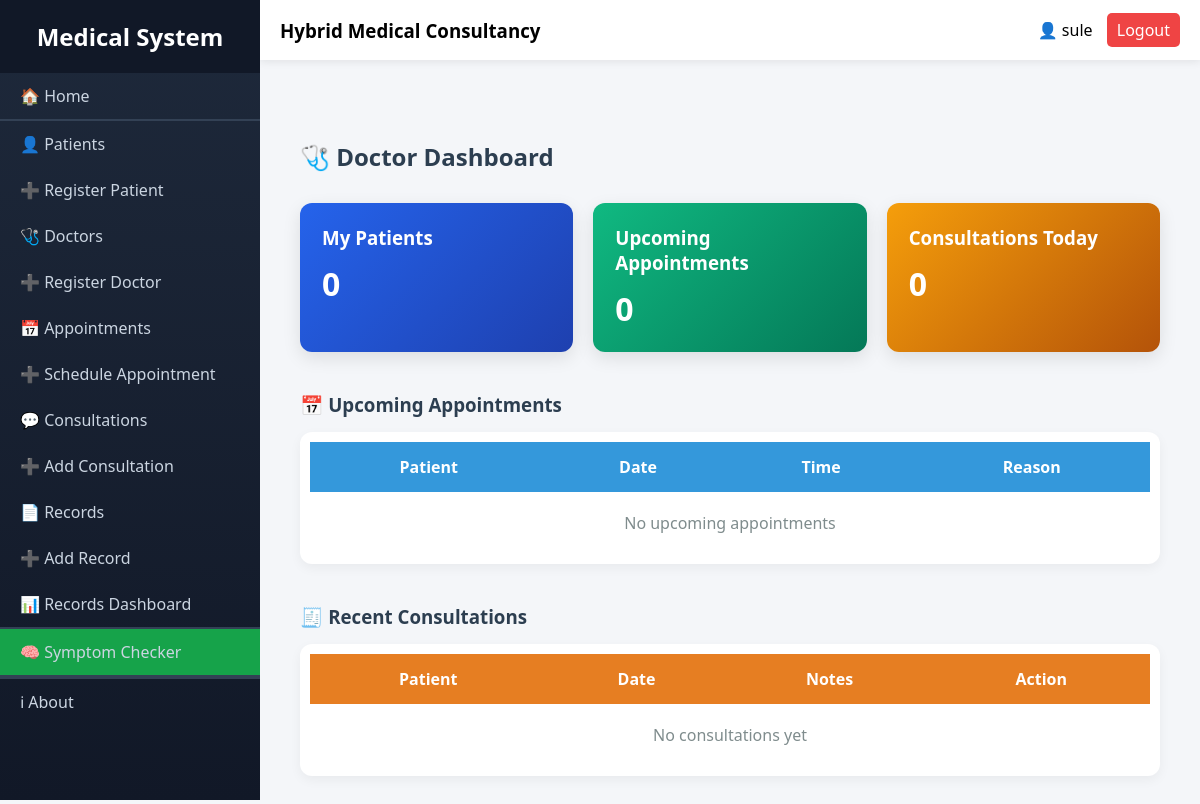
Page /doctors/doctor/dashboard/ (signed in) on the earlier database version.
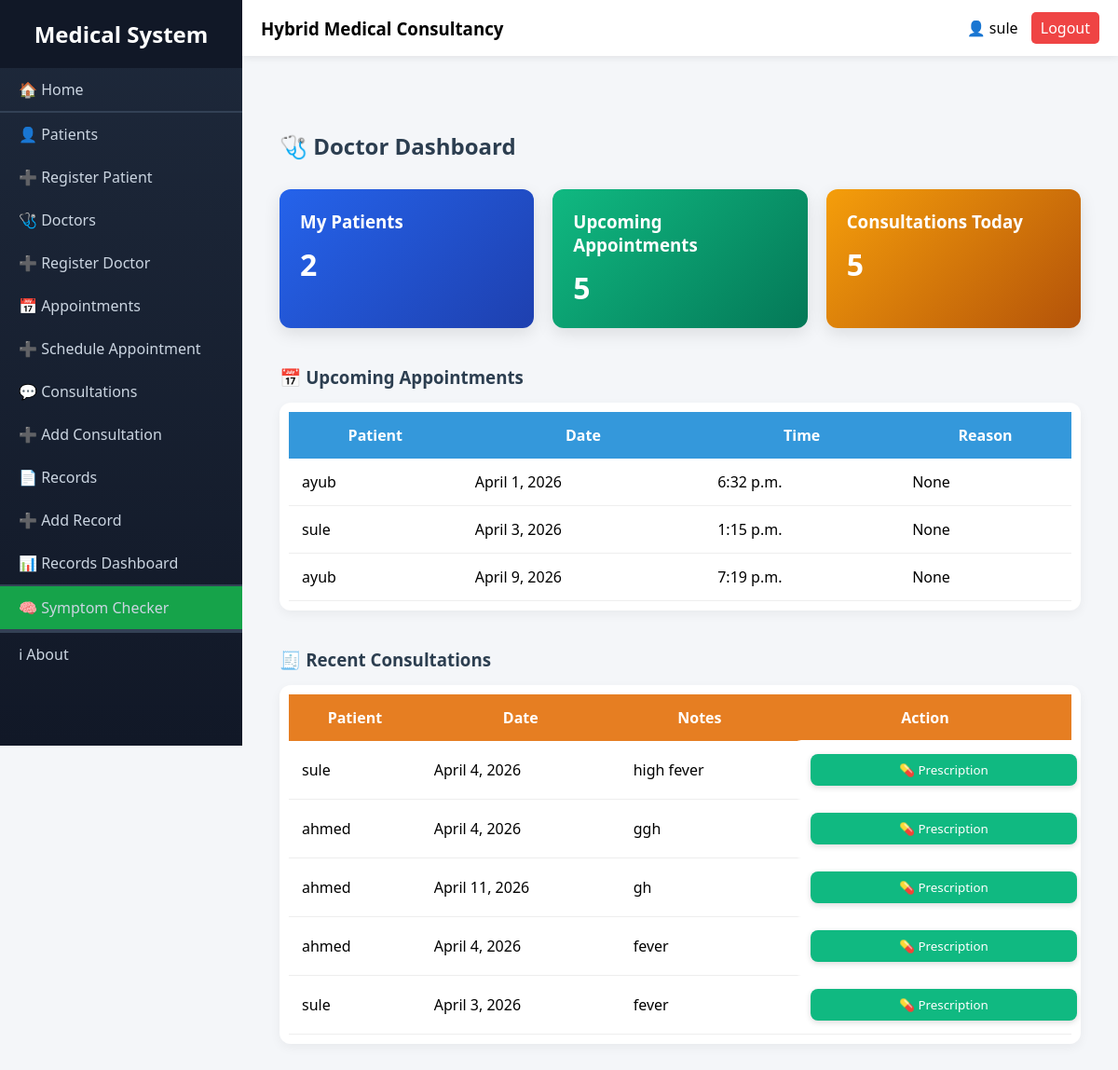
Same page on the later database version.
### appointment/models.py (models this page shows)
class Appointment(models.Model):
    patient = models.ForeignKey(User, on_delete=models.CASCADE)
    doctor = models.ForeignKey(User, on_delete=models.CASCADE, related_name='doctor_appointments')
    appointment_date=models.DateField()
    appointment_time = models.TimeField()
    reason = models.TextField(null=True)
    status = models.CharField(max_length=20, default='pending')
    fee = models.DecimalField(max_digits=6, decimal_places=2, default=10)  # default $50

### consultations/models.py (models this page shows, shortened)
class Consultation(models.Model):
    CONSULTATION_TYPE = (
        ('online', 'Online'),
        ('physical', 'Physical Visit'),
    )
    STATUS_CHOICES = (
        ('pending', 'Pending'),
        ('approved', 'Approved'),
        ('completed', 'Completed'),
        ('cancelled', 'Cancelled'),
    )
    patient = models.ForeignKey(
        User,
        on_delete=models.CASCADE,
        related_name='patient_consultations'
    )
    doctor = models.ForeignKey(
        User,
        on_delete=models.CASCADE,
        related_name='doctor_consultations'
    )
    consultation_type = models.CharField(
        max_length=20,
        choices=CONSULTATION_TYPE
    )
    appointment_date = models.DateField()
    appointment_time = models.TimeField()
    symptoms = models.TextField()
    meeting_link = models.URLField(
        blank=True,
        null=True
    )  # Only for online consultations
    fee = models.DecimalField(
        max_digits=10,
        decimal_places=2,
        default=0.00,
        help_text="Set the consultation fee"
    )
    status = models.CharField(
        max_length=20,
        choices=STATUS_CHOICES,
        default='pending'
    )
    created_at = models.DateTimeField(auto_now_add=True)

### doctors/views.py (the view)
# urls.py: path('doctor/dashboard/',views.doctor_dashboard,name='doctor_dashboard'),
@login_required
def doctor_dashboard(request):
    doctor = request.user
    appointments = Appointment.objects.filter(doctor=doctor)
    patient_count = appointments.values('patient').distinct().count()
    appointment_count = appointments.count()
    consultation_count = Consultation.objects.filter(doctor=doctor).count()
    today = timezone.now().date()
    upcoming_appointments = appointments.filter(
        appointment_date__gte=today
    ).order_by('appointment_date', 'appointment_time')
    recent_consultations = Consultation.objects.filter(
        doctor=doctor
    ).order_by('-created_at')[:5]
    context = {
        'patient_count': patient_count,
        'appointment_count': appointment_count,
        'consultation_count': consultation_count,
        'upcoming_appointments': upcoming_appointments,
        'recent_consultations': recent_consultations,
    }
    return render(request, 'doctors/doctor_dashboard.html', context)

### doctors/templates/doctors/doctor_dashboard.html (shortened to what the changed rows need)
{% extends "layout.html" %}
{% block content %}
<div style="max-width:1200px; margin:40px auto; padding:20px; font-family:Segoe UI, sans-serif;">
    <h2 style="color:#2c3e50; margin-bottom:30px; font-weight:600;">
        🩺 Doctor Dashboard
    </h2>
    <div style="display:flex; flex-wrap:wrap; gap:20px; margin-bottom:40px;">
        <div style="flex:1; min-width:220px; background:linear-gradient(135deg,#2563eb,#1e40af); color:white; padding:22px; border-radius:12px; box-shadow:0 6px 18px rgba(0,0,0,0.1); transition:0.3s;">
            <h3 style="margin:0;">My Patients</h3>
            <p style="font-size:32px; margin-top:12px; font-weight:bold;">{{ patient_count }}</p>
        </div>
        <div style="flex:1; min-width:220px; background:linear-gradient(135deg,#10b981,#047857); color:white; padding:22px; border-radius:12px; box-shadow:0 6px 18px rgba(0,0,0,0.1);">
            <h3 style="margin:0;">Upcoming Appointments</h3>
            <p style="font-size:32px; margin-top:12px; font-weight:bold;">{{ appointment_count }}</p>
        </div>
        <div style="flex:1; min-width:220px; background:linear-gradient(135deg,#f59e0b,#b45309); color:white; padding:22px; border-radius:12px; box-shadow:0 6px 18px rgba(0,0,0,0.1);">
            <h3 style="margin:0;">Consultations Today</h3>
            <p style="font-size:32px; margin-top:12px; font-weight:bold;">{{ consultation_count }}</p>
        </div>
    </div>
    <div style="overflow-x:auto; margin-bottom:40px; background:white; padding:10px; border-radius:12px; box-shadow:0 4px 12px rgba(0,0,0,0.05);">
        <table style="width:100%; border-collapse:collapse;">
            <thead>
                <tr style="background:#3498db; color:white;">
                    <th style="padding:14px;">Patient</th>
                    <th style="padding:14px;">Date</th>
                    <th style="padding:14px;">Time</th>
                    <th style="padding:14px;">Reason</th>
                </tr>
            </thead>
            <tbody>
                {% for appointment in upcoming_appointments %}
                <tr style="border-bottom:1px solid #eee;">
                    <td style="padding:14px;">{{ appointment.patient.username }}</td>
                    <td style="padding:14px;">{{ appointment.appointment_date }}</td>
                    <td style="padding:14px;">{{ appointment.appointment_time }}</td>
                    <td style="padding:14px;">{{ appointment.reason }}</td>
                </tr>
                {% empty %}
                <tr>
                    <td colspan="4" style="text-align:center; padding:20px; color:#7f8c8d;">
                        No upcoming appointments
                    </td>
                </tr>
                {% endfor %}
            </tbody>
        </table>
    </div>
    <div style="overflow-x:auto; background:white; padding:10px; border-radius:12px; box-shadow:0 4px 12px rgba(0,0,0,0.05);">
        <table style="width:100%; border-collapse:collapse;">
            <thead>
                <tr style="background:#e67e22; color:white;">
                    <th style="padding:14px;">Patient</th>
                    <th style="padding:14px;">Date</th>
                    <th style="padding:14px;">Notes</th>
                    <th style="padding:14px;">Action</th>
                </tr>
            </thead>
            <tbody>
                {% for consultation in recent_consultations %}
                <tr style="border-bottom:1px solid #eee; transition:0.2s;">
                    <td style="padding:14px;">{{ consultation.patient.username }}</td>
                    <td style="padding:14px;">{{ consultation.appointment_date }}</td>
                    <td style="padding:14px;">{{ consultation.symptoms|truncatechars:50 }}</td>
                    <td style="padding:14px;">
                        <form method="POST" action="{% url 'accounts:create_prescription' consultation.id %}" style="display:inline;">
                            <button type="submit"
                                style="background:#10b981; color:white; border:none; padding:8px 14px; border-radius:8px; cursor:pointer; font-weight:500; transition:0.3s;">
                                💊 Prescription
                            </button>
                        </form>
                    </td>
                </tr>
                {% empty %}
                <tr>
                    <td colspan="4" style="text-align:center; padding:20px; color:#7f8c8d;">
                        No consultations yet
                    </td>
                </tr>
                {% endfor %}
            </tbody>
        </table>
    </div>
</div>
{% endblock %}

Differences in the rows shown:
added Appointment: patient.username "ayub", appointment_date "April 1, 2026", appointment_time "6:32 p.m.", reason "None"
added Appointment: patient.username "sule", appointment_date "April 3, 2026", appointment_time "1:15 p.m.", reason "None"
added Appointment: patient.username "ayub", appointment_date "April 9, 2026", appointment_time "7:19 p.m.", reason "None"
added Consultation: patient.username "sule", appointment_date "April 4, 2026", symptoms "high fever"
added Consultation: patient.username "ahmed", appointment_date "April 4, 2026", symptoms "ggh"
added Consultation: patient.username "ahmed", appointment_date "April 11, 2026", symptoms "gh"
added Consultation: patient.username "ahmed", appointment_date "April 4, 2026", symptoms "fever"
added Consultation: patient.username "sule", appointment_date "April 3, 2026", symptoms "fever"
Other differences:
{{ patient_count }}: "0" → "2"
{{ appointment_count }}: "0" → "5"
{{ consultation_count }}: "0" → "5"
text no longer shown: "No upcoming appointments No consultations yet"
